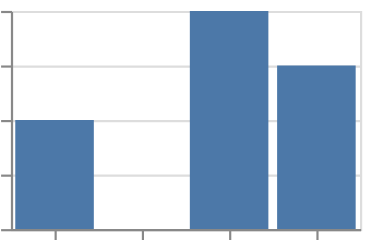

Write the Vega-Lite specification saved for this chart.
### Vega-Lite specification from a JSON file in a GitHub repository (floating-point values rounded to 4 significant figures)
{"$schema": "https://vega.github.io/schema/vega-lite/v6.json", "padding": 5, "autosize": "none", "data": {"values": [{"c": "A", "x": 1, "y": 2, "s": 3, "t": "2024-01-01"}, {"c": "B", "x": 2, "y": null, "s": 5, "t": "2024-02-01"}, {"c": "C", "x": 3, "y": 4, "s": null, "t": "2024-03-01"}, {"c": "D", "x": 4, "y": 3, "s": 7, "t": "2024-04-01"}]}, "width": 160, "height": 100, "mark": {"type": "bar", "invalid": null}, "encoding": {"x": {"field": "c", "type": "nominal"}, "y": {"field": "y", "type": "quantitative"}}}
